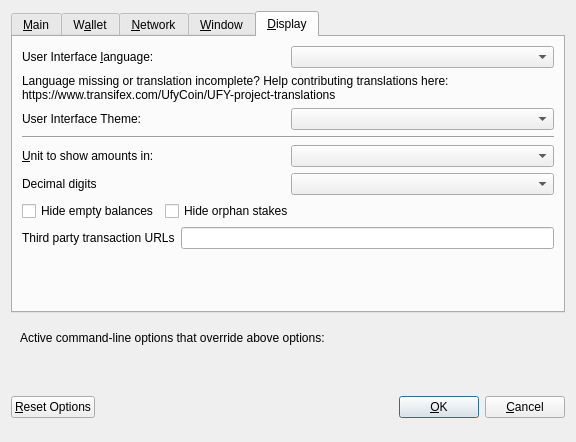
<?xml version="1.0" encoding="UTF-8"?>
<ui version="4.0">
 <class>OptionsDialog</class>
 <widget class="QDialog" name="OptionsDialog">
  <property name="geometry">
   <rect>
    <x>0</x>
    <y>0</y>
    <width>576</width>
    <height>442</height>
   </rect>
  </property>
  <property name="windowTitle">
   <string>Options</string>
  </property>
  <property name="modal">
   <bool>true</bool>
  </property>
  <layout class="QVBoxLayout" name="verticalLayout">
   <item>
    <widget class="QTabWidget" name="tabWidget">
     <property name="currentIndex">
      <number>4</number>
     </property>
     <widget class="QWidget" name="tabMain">
      <attribute name="title">
       <string>&amp;Main</string>
      </attribute>
      <layout class="QVBoxLayout" name="verticalLayout_Main">
       <item>
        <widget class="QCheckBox" name="bitcoinAtStartup">
         <property name="toolTip">
          <string>Automatically start UnifyCoin after logging in to the system.</string>
         </property>
         <property name="text">
          <string>&amp;Start UnifyCoin on system login</string>
         </property>
        </widget>
       </item>
       <item>
        <layout class="QHBoxLayout" name="horizontalLayout_2_Main">
         <item>
          <widget class="QLabel" name="databaseCacheLabel">
           <property name="text">
            <string>Size of &amp;database cache</string>
           </property>
           <property name="textFormat">
            <enum>Qt::PlainText</enum>
           </property>
           <property name="buddy">
            <cstring>databaseCache</cstring>
           </property>
          </widget>
         </item>
         <item>
          <widget class="QSpinBox" name="databaseCache"/>
         </item>
         <item>
          <widget class="QLabel" name="databaseCacheUnitLabel">
           <property name="text">
            <string>MB</string>
           </property>
           <property name="textFormat">
            <enum>Qt::PlainText</enum>
           </property>
          </widget>
         </item>
         <item>
          <spacer name="horizontalSpacer_2_Main">
           <property name="orientation">
            <enum>Qt::Horizontal</enum>
           </property>
           <property name="sizeHint" stdset="0">
            <size>
             <width>40</width>
             <height>20</height>
            </size>
           </property>
          </spacer>
         </item>
        </layout>
       </item>
       <item>
        <layout class="QHBoxLayout" name="horizontalLayout_3_Main">
         <item>
          <widget class="QLabel" name="threadsScriptVerifLabel">
           <property name="text">
            <string>Number of script &amp;verification threads</string>
           </property>
           <property name="textFormat">
            <enum>Qt::PlainText</enum>
           </property>
           <property name="buddy">
            <cstring>threadsScriptVerif</cstring>
           </property>
          </widget>
         </item>
         <item>
          <widget class="QSpinBox" name="threadsScriptVerif">
           <property name="toolTip">
            <string>(0 = auto, &lt;0 = leave that many cores free)</string>
           </property>
          </widget>
         </item>
         <item>
          <spacer name="horizontalSpacer_3_Main">
           <property name="orientation">
            <enum>Qt::Horizontal</enum>
           </property>
           <property name="sizeHint" stdset="0">
            <size>
             <width>40</width>
             <height>20</height>
            </size>
           </property>
          </spacer>
         </item>
        </layout>
       </item>
       <item>
        <spacer name="verticalSpacer_2">
         <property name="orientation">
          <enum>Qt::Vertical</enum>
         </property>
         <property name="sizeHint" stdset="0">
          <size>
           <width>20</width>
           <height>40</height>
          </size>
         </property>
        </spacer>
       </item>
       <item>
        <layout class="QHBoxLayout" name="horiz-autominting-layout">
         <item>
          <widget class="QCheckBox" name="checkBoxZeromintEnable">
           <property name="toolTip">
            <string>Enable automatic minting of UFY units to zUFY</string>
           </property>
           <property name="layoutDirection">
            <enum>Qt::LeftToRight</enum>
           </property>
           <property name="text">
            <string>Enable zUFY Automint</string>
           </property>
          </widget>
         </item>
         <item>
          <widget class="QCheckBox" name="checkBoxZeromintAddresses">
           <property name="toolTip">
            <string>Enable automatic zUFY minting from specific addresses</string>
           </property>
           <property name="layoutDirection">
            <enum>Qt::LeftToRight</enum>
           </property>
           <property name="text">
            <string>Enable Automint Addresses</string>
           </property>
          </widget>
         </item>
        </layout>
       </item>
       <item>
        <layout class="QHBoxLayout" name="horizontalLayout_3">
         <item>
          <widget class="QLabel" name="percentage_label">
           <property name="toolTip">
            <string>Percentage of incoming UFY which get automatically converted to zUFY via Zerocoin Protocol (min: 10%)</string>
           </property>
           <property name="text">
            <string>Percentage of autominted zUFY</string>
           </property>
          </widget>
         </item>
         <item>
          <widget class="QSpinBox" name="zeromintPercentage">
           <property name="minimum">
            <number>1</number>
           </property>
           <property name="maximum">
            <number>100</number>
           </property>
          </widget>
         </item>
        </layout>
       </item>
       <item>
        <layout class="QHBoxLayout" name="horizontalLayout" stretch="0,0">
         <property name="sizeConstraint">
          <enum>QLayout::SetFixedSize</enum>
         </property>
         <item>
          <widget class="QLabel" name="labelPreferredDenom">
           <property name="maximumSize">
            <size>
             <width>16777215</width>
             <height>16777215</height>
            </size>
           </property>
           <property name="toolTip">
            <string>Wait with automatic conversion to Zerocoin until enough UFY for this denomination is available</string>
           </property>
           <property name="text">
            <string>Preferred Automint zUFY Denomination</string>
           </property>
          </widget>
         </item>
         <item>
          <widget class="QComboBox" name="preferredDenom">
           <property name="maximumSize">
            <size>
             <width>16777215</width>
             <height>27</height>
            </size>
           </property>
           <property name="toolTip">
            <string>Wait with automatic conversion to Zerocoin until enough UFY for this denomination is available</string>
           </property>
           <property name="maxVisibleItems">
            <number>9</number>
           </property>
           <property name="maxCount">
            <number>9</number>
           </property>
          </widget>
         </item>
        </layout>
       </item>
      </layout>
     </widget>
     <widget class="QWidget" name="tabWallet">
      <attribute name="title">
       <string>W&amp;allet</string>
      </attribute>
      <layout class="QVBoxLayout" name="verticalLayout_Wallet">
       <item>
        <layout class="QHBoxLayout" name="horizontalLayout_2_Wallet">
         <item>
          <widget class="QLabel" name="labelStakeSplitThresholdText">
           <property name="text">
            <string>Stake split threshold:</string>
           </property>
          </widget>
         </item>
         <item>
          <widget class="QSpinBox" name="spinBoxStakeSplitThreshold">
           <property name="minimum">
            <number>1</number>
           </property>
           <property name="maximum">
            <number>999999</number>
           </property>
          </widget>
         </item>
        </layout>
       </item>
       <item>
        <widget class="QGroupBox" name="groupBox">
         <property name="title">
          <string>Expert</string>
         </property>
         <layout class="QVBoxLayout" name="verticalLayout_2">
          <item>
           <widget class="QCheckBox" name="coinControlFeatures">
            <property name="toolTip">
             <string>Whether to show coin control features or not.</string>
            </property>
            <property name="text">
             <string>Enable coin &amp;control features</string>
            </property>
           </widget>
          </item>
          <item>
           <widget class="QCheckBox" name="showMasternodesTab">
            <property name="toolTip">
             <string>Show additional tab listing all your masternodes in first sub-tab&lt;br/&gt;and all masternodes on the network in second sub-tab.</string>
            </property>
            <property name="text">
             <string>Show Masternodes Tab</string>
            </property>
           </widget>
          </item>
          <item>
           <widget class="QCheckBox" name="spendZeroConfChange">
            <property name="toolTip">
             <string>If you disable the spending of unconfirmed change, the change from a transaction&lt;br/&gt;cannot be used until that transaction has at least one confirmation.&lt;br/&gt;This also affects how your balance is computed.</string>
            </property>
            <property name="text">
             <string>&amp;Spend unconfirmed change</string>
            </property>
           </widget>
          </item>
         </layout>
        </widget>
       </item>
       <item>
        <spacer name="verticalSpacer_Wallet">
         <property name="orientation">
          <enum>Qt::Vertical</enum>
         </property>
         <property name="sizeHint" stdset="0">
          <size>
           <width>20</width>
           <height>40</height>
          </size>
         </property>
        </spacer>
       </item>
      </layout>
     </widget>
     <widget class="QWidget" name="tabNetwork">
      <attribute name="title">
       <string>&amp;Network</string>
      </attribute>
      <layout class="QVBoxLayout" name="verticalLayout_Network">
       <item>
        <widget class="QCheckBox" name="mapPortUpnp">
         <property name="toolTip">
          <string>Automatically open the UnifyCoin client port on the router. This only works when your router supports UPnP and it is enabled.</string>
         </property>
         <property name="text">
          <string>Map port using &amp;UPnP</string>
         </property>
        </widget>
       </item>
       <item>
        <widget class="QCheckBox" name="allowIncoming">
         <property name="toolTip">
          <string>Accept connections from outside</string>
         </property>
         <property name="text">
          <string>Allow incoming connections</string>
         </property>
        </widget>
       </item>
       <item>
        <widget class="QCheckBox" name="connectSocks">
         <property name="toolTip">
          <string>Connect to the UnifyCoin network through a SOCKS5 proxy.</string>
         </property>
         <property name="text">
          <string>&amp;Connect through SOCKS5 proxy (default proxy):</string>
         </property>
        </widget>
       </item>
       <item>
        <layout class="QHBoxLayout" name="horizontalLayout_1_Network">
         <item>
          <widget class="QLabel" name="proxyIpLabel">
           <property name="text">
            <string>Proxy &amp;IP:</string>
           </property>
           <property name="textFormat">
            <enum>Qt::PlainText</enum>
           </property>
           <property name="buddy">
            <cstring>proxyIp</cstring>
           </property>
          </widget>
         </item>
         <item>
          <widget class="QValidatedLineEdit" name="proxyIp">
           <property name="minimumSize">
            <size>
             <width>140</width>
             <height>0</height>
            </size>
           </property>
           <property name="maximumSize">
            <size>
             <width>140</width>
             <height>16777215</height>
            </size>
           </property>
           <property name="toolTip">
            <string>IP address of the proxy (e.g. IPv4: 127.0.0.1 / IPv6: ::1)</string>
           </property>
          </widget>
         </item>
         <item>
          <widget class="QLabel" name="proxyPortLabel">
           <property name="text">
            <string>&amp;Port:</string>
           </property>
           <property name="textFormat">
            <enum>Qt::PlainText</enum>
           </property>
           <property name="buddy">
            <cstring>proxyPort</cstring>
           </property>
          </widget>
         </item>
         <item>
          <widget class="QLineEdit" name="proxyPort">
           <property name="minimumSize">
            <size>
             <width>55</width>
             <height>0</height>
            </size>
           </property>
           <property name="maximumSize">
            <size>
             <width>55</width>
             <height>16777215</height>
            </size>
           </property>
           <property name="toolTip">
            <string>Port of the proxy (e.g. 9050)</string>
           </property>
          </widget>
         </item>
         <item>
          <spacer name="horizontalSpacer_1_Network">
           <property name="orientation">
            <enum>Qt::Horizontal</enum>
           </property>
           <property name="sizeHint" stdset="0">
            <size>
             <width>40</width>
             <height>20</height>
            </size>
           </property>
          </spacer>
         </item>
        </layout>
       </item>
       <item>
        <spacer name="verticalSpacer_Network">
         <property name="orientation">
          <enum>Qt::Vertical</enum>
         </property>
         <property name="sizeHint" stdset="0">
          <size>
           <width>20</width>
           <height>40</height>
          </size>
         </property>
        </spacer>
       </item>
      </layout>
     </widget>
     <widget class="QWidget" name="tabWindow">
      <attribute name="title">
       <string>&amp;Window</string>
      </attribute>
      <layout class="QVBoxLayout" name="verticalLayout_Window">
       <item>
        <widget class="QCheckBox" name="minimizeToTray">
         <property name="toolTip">
          <string>Show only a tray icon after minimizing the window.</string>
         </property>
         <property name="text">
          <string>&amp;Minimize to the tray instead of the taskbar</string>
         </property>
        </widget>
       </item>
       <item>
        <widget class="QCheckBox" name="minimizeOnClose">
         <property name="toolTip">
          <string>Minimize instead of exit the application when the window is closed. When this option is enabled, the application will be closed only after selecting Quit in the menu.</string>
         </property>
         <property name="text">
          <string>M&amp;inimize on close</string>
         </property>
        </widget>
       </item>
       <item>
        <spacer name="verticalSpacer_Window">
         <property name="orientation">
          <enum>Qt::Vertical</enum>
         </property>
         <property name="sizeHint" stdset="0">
          <size>
           <width>20</width>
           <height>40</height>
          </size>
         </property>
        </spacer>
       </item>
      </layout>
     </widget>
     <widget class="QWidget" name="tabDisplay">
      <attribute name="title">
       <string>&amp;Display</string>
      </attribute>
      <layout class="QVBoxLayout" name="verticalLayout_Display">
       <item>
        <layout class="QHBoxLayout" name="horizontalLayout_1_Display">
         <item>
          <widget class="QLabel" name="langLabel">
           <property name="text">
            <string>User Interface &amp;language:</string>
           </property>
           <property name="textFormat">
            <enum>Qt::PlainText</enum>
           </property>
           <property name="buddy">
            <cstring>lang</cstring>
           </property>
          </widget>
         </item>
         <item>
          <widget class="QValueComboBox" name="lang">
           <property name="toolTip">
            <string>The user interface language can be set here. This setting will take effect after restarting UnifyCoin.</string>
           </property>
          </widget>
         </item>
        </layout>
       </item>
       <item>
        <widget class="QLabel" name="label_3">
         <property name="toolTip">
          <string notr="true"/>
         </property>
         <property name="statusTip">
          <string notr="true"/>
         </property>
         <property name="whatsThis">
          <string notr="true"/>
         </property>
         <property name="accessibleName">
          <string notr="true"/>
         </property>
         <property name="text">
          <string>Language missing or translation incomplete? Help contributing translations here:
https://www.transifex.com/UfyCoin/UFY-project-translations</string>
         </property>
         <property name="wordWrap">
          <bool>true</bool>
         </property>
         <property name="openExternalLinks">
          <bool>true</bool>
         </property>
         <property name="textInteractionFlags">
          <set>Qt::TextBrowserInteraction</set>
         </property>
        </widget>
       </item>
       <item>
        <layout class="QHBoxLayout" name="horizontalLayout_2_Display" stretch="0,0">
         <item>
          <widget class="QLabel" name="themeLabel">
           <property name="text">
            <string>User Interface Theme:</string>
           </property>
          </widget>
         </item>
         <item>
          <widget class="QValueComboBox" name="theme"/>
         </item>
        </layout>
       </item>
       <item>
        <widget class="Line" name="line">
         <property name="orientation">
          <enum>Qt::Horizontal</enum>
         </property>
        </widget>
       </item>
       <item>
        <layout class="QHBoxLayout" name="horizontalLayout_3_Display">
         <item>
          <widget class="QLabel" name="unitLabel">
           <property name="text">
            <string>&amp;Unit to show amounts in:</string>
           </property>
           <property name="textFormat">
            <enum>Qt::PlainText</enum>
           </property>
           <property name="buddy">
            <cstring>unit</cstring>
           </property>
          </widget>
         </item>
         <item>
          <widget class="QValueComboBox" name="unit">
           <property name="toolTip">
            <string>Choose the default subdivision unit to show in the interface and when sending coins.</string>
           </property>
          </widget>
         </item>
        </layout>
       </item>
       <item>
        <layout class="QHBoxLayout" name="horizontalLayout_4_Display">
         <item>
          <widget class="QLabel" name="digitsLabel">
           <property name="text">
            <string>Decimal digits</string>
           </property>
          </widget>
         </item>
         <item>
          <widget class="QValueComboBox" name="digits"/>
         </item>
        </layout>
       </item>
       <item>
        <layout class="QHBoxLayout" name="horizontalLayout_5_Display">
         <item>
          <widget class="QCheckBox" name="checkBoxHideZeroBalances">
           <property name="toolTip">
            <string>Hide empty balances</string>
           </property>
           <property name="layoutDirection">
            <enum>Qt::LeftToRight</enum>
           </property>
           <property name="text">
            <string>Hide empty balances</string>
           </property>
          </widget>
         </item>
         <item>
          <widget class="QCheckBox" name="checkBoxHideOrphans">
           <property name="toolTip">
            <string>Hide orphan stakes in transaction lists</string>
           </property>
           <property name="text">
            <string>Hide orphan stakes</string>
           </property>
          </widget>
         </item>
         <item>
          <spacer name="horizontalSpacer">
           <property name="orientation">
            <enum>Qt::Horizontal</enum>
           </property>
           <property name="sizeHint" stdset="0">
            <size>
             <width>40</width>
             <height>20</height>
            </size>
           </property>
          </spacer>
         </item>
        </layout>
       </item>
       <item>
        <layout class="QHBoxLayout" name="horizontalLayout_6_Display">
         <item>
          <widget class="QLabel" name="thirdPartyTxUrlsLabel">
           <property name="toolTip">
            <string>Third party URLs (e.g. a block explorer) that appear in the transactions tab as context menu items. %s in the URL is replaced by transaction hash. Multiple URLs are separated by vertical bar |.</string>
           </property>
           <property name="text">
            <string>Third party transaction URLs</string>
           </property>
           <property name="buddy">
            <cstring>thirdPartyTxUrls</cstring>
           </property>
          </widget>
         </item>
         <item>
          <widget class="QLineEdit" name="thirdPartyTxUrls">
           <property name="toolTip">
            <string>Third party URLs (e.g. a block explorer) that appear in the transactions tab as context menu items. %s in the URL is replaced by transaction hash. Multiple URLs are separated by vertical bar |.</string>
           </property>
          </widget>
         </item>
        </layout>
       </item>
       <item>
        <spacer name="verticalSpacer">
         <property name="orientation">
          <enum>Qt::Vertical</enum>
         </property>
         <property name="sizeHint" stdset="0">
          <size>
           <width>20</width>
           <height>40</height>
          </size>
         </property>
        </spacer>
       </item>
      </layout>
     </widget>
    </widget>
   </item>
   <item>
    <widget class="QFrame" name="frame">
     <layout class="QVBoxLayout" name="verticalLayout_Bottom">
      <item>
       <layout class="QHBoxLayout" name="horizontalLayout_Bottom">
        <item>
         <widget class="QLabel" name="overriddenByCommandLineInfoLabel">
          <property name="text">
           <string>Active command-line options that override above options:</string>
          </property>
          <property name="textFormat">
           <enum>Qt::PlainText</enum>
          </property>
         </widget>
        </item>
        <item>
         <spacer name="horizontalSpacer_Bottom">
          <property name="orientation">
           <enum>Qt::Horizontal</enum>
          </property>
          <property name="sizeHint" stdset="0">
           <size>
            <width>40</width>
            <height>20</height>
           </size>
          </property>
         </spacer>
        </item>
       </layout>
      </item>
      <item>
       <widget class="QLabel" name="overriddenByCommandLineLabel">
        <property name="text">
         <string/>
        </property>
        <property name="textFormat">
         <enum>Qt::PlainText</enum>
        </property>
        <property name="wordWrap">
         <bool>true</bool>
        </property>
       </widget>
      </item>
     </layout>
    </widget>
   </item>
   <item>
    <layout class="QHBoxLayout" name="horizontalLayout_Buttons">
     <item>
      <widget class="QPushButton" name="resetButton">
       <property name="toolTip">
        <string>Reset all client options to default.</string>
       </property>
       <property name="text">
        <string>&amp;Reset Options</string>
       </property>
       <property name="autoDefault">
        <bool>false</bool>
       </property>
      </widget>
     </item>
     <item>
      <spacer name="horizontalSpacer_1">
       <property name="orientation">
        <enum>Qt::Horizontal</enum>
       </property>
       <property name="sizeHint" stdset="0">
        <size>
         <width>40</width>
         <height>48</height>
        </size>
       </property>
      </spacer>
     </item>
     <item>
      <widget class="QLabel" name="statusLabel">
       <property name="minimumSize">
        <size>
         <width>200</width>
         <height>0</height>
        </size>
       </property>
       <property name="font">
        <font>
         <weight>75</weight>
         <bold>true</bold>
        </font>
       </property>
       <property name="text">
        <string/>
       </property>
       <property name="textFormat">
        <enum>Qt::PlainText</enum>
       </property>
       <property name="wordWrap">
        <bool>true</bool>
       </property>
      </widget>
     </item>
     <item>
      <spacer name="horizontalSpacer_2">
       <property name="orientation">
        <enum>Qt::Horizontal</enum>
       </property>
       <property name="sizeHint" stdset="0">
        <size>
         <width>40</width>
         <height>48</height>
        </size>
       </property>
      </spacer>
     </item>
     <item>
      <widget class="QPushButton" name="okButton">
       <property name="text">
        <string>&amp;OK</string>
       </property>
       <property name="autoDefault">
        <bool>false</bool>
       </property>
       <property name="default">
        <bool>true</bool>
       </property>
      </widget>
     </item>
     <item>
      <widget class="QPushButton" name="cancelButton">
       <property name="text">
        <string>&amp;Cancel</string>
       </property>
       <property name="autoDefault">
        <bool>false</bool>
       </property>
      </widget>
     </item>
    </layout>
   </item>
  </layout>
 </widget>
 <customwidgets>
  <customwidget>
   <class>QValidatedLineEdit</class>
   <extends>QLineEdit</extends>
   <header>qvalidatedlineedit.h</header>
  </customwidget>
  <customwidget>
   <class>QValueComboBox</class>
   <extends>QComboBox</extends>
   <header>qvaluecombobox.h</header>
  </customwidget>
 </customwidgets>
 <resources/>
 <connections/>
</ui>
